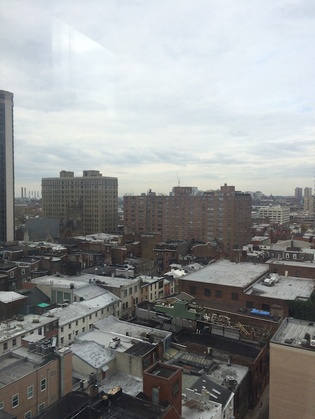
%> input picture view1.jpg, 315 x 419 px, shrunk from 563 x 750 before the run
$ octave sebs_final_demo.m   (GNU Octave 9; MATLAB toolbox functions it lacks are replaced by stand-ins)
%> lines starting %> are read from the running program, lines starting %| are printed output that depends on the picture
### mymosaic.m
function [ img_mosaic ] = mymosaic( img_input )
%MYMOSAIC Summary of this function goes here
%   This function will stitch images together into a panorama or mosaic.
%   It assumes img_input contains color images that are in the right order,
%   whether it is from left to right or vice versa. This code was adapted
%   from the MathWorks tutorial on Feature Based Panoramic Image Stitching.


%% Variables
thresh = 1;
anmsPoints = 200;
numImgs = numel(img_input);


%% Register features for image 1 and initialize transformations

%  Read the first image
I = cell2mat(img_input(1));

%  Find features for I
grayIm = im2double(rgb2gray(I));

% Corner Detection
%  Preliminary Harris corner detection produces matrix of values indicating
%  strength of corner at that pixel location.
C1 = cornermetric(grayIm);

% Adaptive Non-Maximum Suppression
%  Uses corner values and applies non-maximum suppression to filter results
%  into a more valuable set of corners.
[yPts, xPts, ~] = anms(C1,anmsPoints);

% Extract Feature Descriptors
%  the p arrays contain the feature descriptor associated to the corners
%  in the y and x arrays
p = feat_desc(grayIm, yPts, xPts);

% Initialize all the transforms to the identity matrix.
tforms(numImgs) = projective2d(eye(3));

%% Iterate over remaining image pairs
for n = 2:numImgs
    % Store previous points and features
    prevX = xPts;
    prevY = yPts;
    prevP = p;
    prevI = I;

    % Read next image and repeat the process
    I = cell2mat(img_input(n));

    % Detect and extract features
    grayIm = im2double(rgb2gray(I));
    C1 = cornermetric(grayIm);
    [yPts, xPts, ~] = anms(C1,anmsPoints);
    p = feat_desc(grayIm, yPts, xPts);

    % Find correspondences between I(n) and I(n-1)
    m = feat_match( prevP, p );

    % Reshuffle second set of points so that each index is a match
    matchedX2 = -1*ones(anmsPoints,1);
    matchedY2 = -1*ones(anmsPoints,1);
    for i=1:anmsPoints
        if m(i) >= 0
            matchedX2(i) = xPts(m(i));
            matchedY2(i) = yPts(m(i));
        end
    end

    % Eliminate outliers
    inlierIndexes = matchedX2 >= 0;
    ilx1 = prevX(inlierIndexes);
    ilx2 = matchedX2(inlierIndexes);
    ily1 = prevY(inlierIndexes);
    ily2 = matchedY2(inlierIndexes);

    % Filter further with RANSAC and obtain H matrix
    [H, ransacIdx] = ransac_est_homography(ily1, ilx1, ily2, ilx2, thresh);

    % Save the transformation between I(n) and I(n-1)
    tforms(n) = projective2d(H');

    % Compute aggregate T
    tforms(n).T = tforms(n-1).T * tforms(n).T;

    % Plot each point correspondances result
%     plotter(prevX, prevY, xPts, yPts, prevI, I, ...
%             ilx1, ily1, ilx2, ily2, ransacIdx);
end

%% Compute the transformation to the middle image

% Find size of final image
for i = 1:numImgs
    imageSize = size(cell2mat(img_input(i)));
    [xlim(i,:), ylim(i,:)] = outputLimits(tforms(i), [1 imageSize(2)],...
        [1 imageSize(1)]);
end

% Apply the center image's inverse transform to all others
centerIdx = floor((numImgs+1)/2);
Tinv = invert(tforms(centerIdx));
for i = 1:numImgs
    tforms(i).T = Tinv.T * tforms(i).T;
end

%% Initialize Mosaicing

for i = 1:numImgs
    imageSize = size(cell2mat(img_input(i)));
    [xlim(i,:), ylim(i,:)] = outputLimits(tforms(i), [1 imageSize(2)],...
        [1 imageSize(1)]);
end

% Find the min and max output limits
xMin = min([1; xlim(:)]);
xMax = max([imageSize(2); xlim(:)]);

yMin = min([1; ylim(:)]);
yMax = max([imageSize(1); ylim(:)]);

% Widtha nd height of pano
width  = round(xMax - xMin);
height = round(yMax - yMin);

% Initialize the empty panorama
panorama = zeros([height width 3], 'like', I);

%% Fill in the Mosaic
blender = vision.AlphaBlender('Operation', 'Binary mask', ...
    'MaskSource', 'Input port');

% create 2d spatial reference object
xLimits = [xMin xMax];
yLimits = [yMin yMax];
panoramaView = imref2d([height width], xLimits, yLimits);


% create the panorama
for i = 1:numImgs
    I = cell2mat(img_input(i));

    % Transform I into the pano
    warpedImage = imwarp(I, tforms(i), 'OutputView', panoramaView);

    % Create a mask for the overlay operation
    warpedMask = imwarp(ones(size(I(:,:,1))), tforms(i), ...
        'OutputView', panoramaView);

    % Clean up edge artifacts in the mask and convert to binary im
    warpedMask = warpedMask >= 1;

    % Overlay the warpedImage onto the pano
    panorama = step(blender, panorama, warpedImage, warpedMask);
end

figure
imshow(panorama)


end

### anms.m
function [ y, x, rmax ] = anms( cimg, max_pts )
%ANMS Summary of this function goes here
%   Detailed explanation goes here
%   Adaptive Non-Maximum Suppression

% Remove the least cornery corners
mx = max(max(cimg));
mn = min(min(cimg));
thresh = (mx-mn)*0.00001;
cimg(cimg < thresh) = 0;

% Do regular non-maximum suppression
cnms = imregionalmax(cimg);
cornerInds = find(cnms == true);
cornerVals = cimg(cornerInds);

% Plot
% subplot(1,3,3);
% imshow(cnms);
% title('adaptive non-max suppression');

% Set up distance matrix
distTable = zeros(length(cornerInds),2);

for i=1:length(cornerInds)
    % First extract the indeces of the current corner
    [yCurr, xCurr] = ind2sub(size(cimg), cornerInds(i));

    % Then obtain an array with all the corners that have a larger val
    largers = cornerInds(cornerVals > cornerVals(i));

    % Get their indexes
    [Y, X] = ind2sub(size(cimg), largers);

    % Calculate the distance between the current corner and the rest
    % get the smallest one, which is the radius value of the current
    % corner, inside which it is the maximum corner
    dist = pdist2([X Y], [xCurr yCurr], 'euclidean', 'Smallest',1);

    % Store this distance value and the current corner index
    distTable(i,:) = [dist cornerInds(i)];
end

% Sort the table of distances and spit out the top max_points
sortDistTable = sortrows(distTable,1);
[y, x] = ind2sub(size(cimg), sortDistTable(end-max_pts+1:end,2));

% Assign the maximum radius for given max_points
rmax = sortDistTable(end-max_pts+1,1);

end

### sebs_final_demo.m
clear
clc


%% Museum Stairs
% img_input = {imread('11.jpg'), imread('12.jpg')};


%% Mountains
% img_input = {imread('21.jpg'), imread('22.jpg'), imread('23.jpg')};


%% Library
% img_input = {imread('lib1.jpg'), imread('lib2.jpg'),...
%     imread('lib3.jpg')};


%% View of the City
img_input = {imread('view1.jpg'), imread('view2.jpg'),...
    imread('view3.jpg'),imread('view4.jpg'), imread('view5.jpg')};
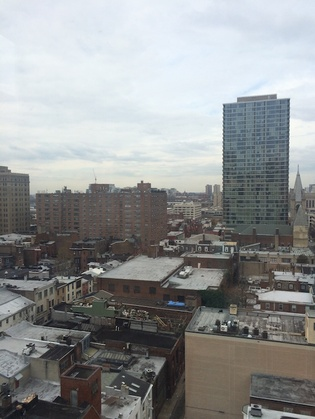
%> input picture view2.jpg, 315 x 419 px, shrunk from 563 x 750 before the run
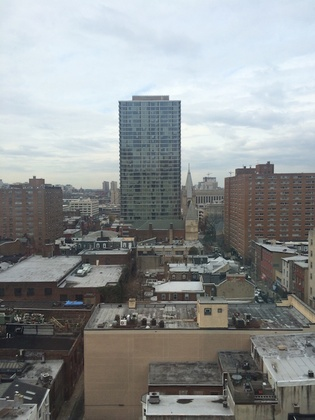
%> input picture view3.jpg, 315 x 420 px, shrunk from 563 x 751 before the run
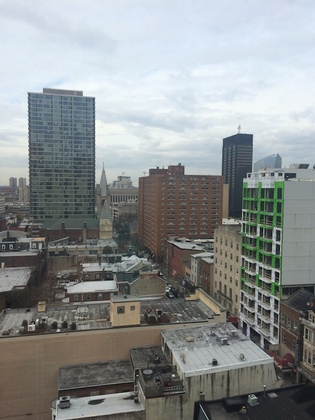
%> input picture view4.jpg, 315 x 420 px, shrunk from 563 x 751 before the run
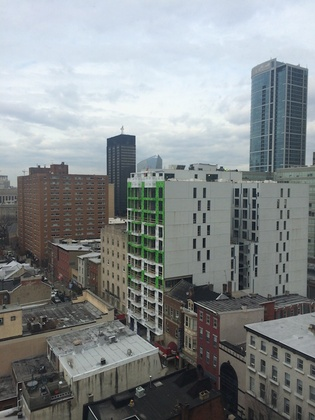
%> input picture view5.jpg, 315 x 420 px, shrunk from 563 x 751 before the run
%> img_input = 5 items

mymosaic(img_input);
%> in mymosaic, I is the input picture: size 419x315x3 uint8; mean R, G, B 146.1, 148.5, 148.6
%> in mymosaic, `C1 = cornermetric(grayIm);`:
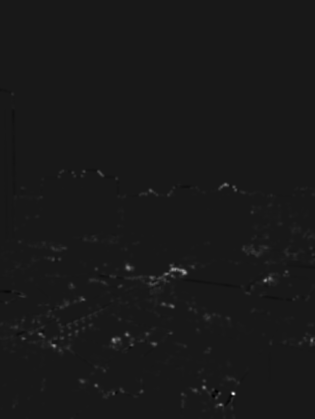
%> C1: size 419x315 double; min -0.00129, max 0.0123, mean 4.71e-05; drawn with min black and max white
%> in anms, `mx = max(max(cimg));`: mx = 0.0123
%> in anms, `mn = min(min(cimg));`: mn = -0.00129
%> in anms, `thresh = (mx-mn)*0.00001;`: thresh = 1.36e-07
%> in anms, `cimg(cimg < thresh) = 0;`:
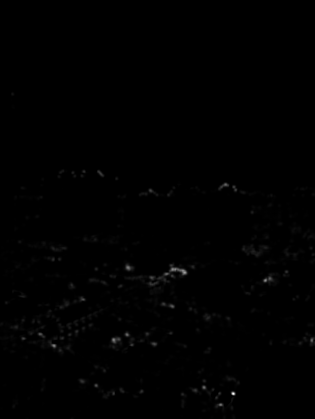
%> cimg: size 419x315 double; min 0, max 0.0123, mean 4.98e-05; drawn with min black and max white
%> in anms, `cnms = imregionalmax(cimg);`:
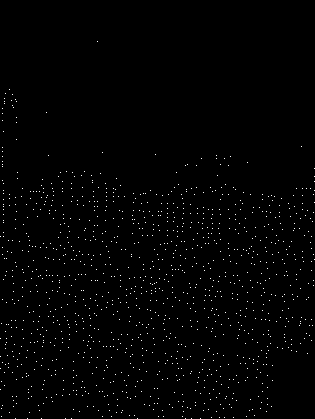
%> cnms: size 419x315 logical; 0.95% white in thin lines or dots
%> in anms, `cornerInds = find(cnms == true);`: cornerInds = 1251 values from 237 to 131826
%> in anms, `cornerVals = cimg(cornerInds);`: cornerVals = 1251 values, max 0.0123 at index 981, min 1.38e-07 at index 425, mean 0.000375
%> the loop in anms, `for i=1:length(cornerInds)` made 1 pass
%> (yCurr, xCurr) on pass 1: (237, 1)
%> the run ends on the next line
